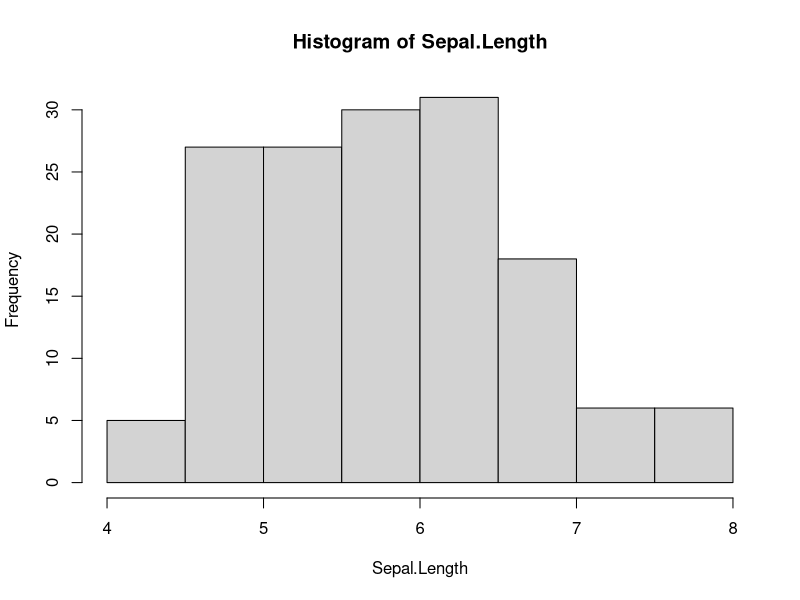

Write R code to recreate this figure.
data(iris)
names(iris)
attach(iris)
mean(Sepal.Length)
hist(Sepal.Length)
iris2 <- subset(iris,Species=="versicolor")
detach(iris)
nviris <- iris2[order(iris2$Sepal.Length),]
